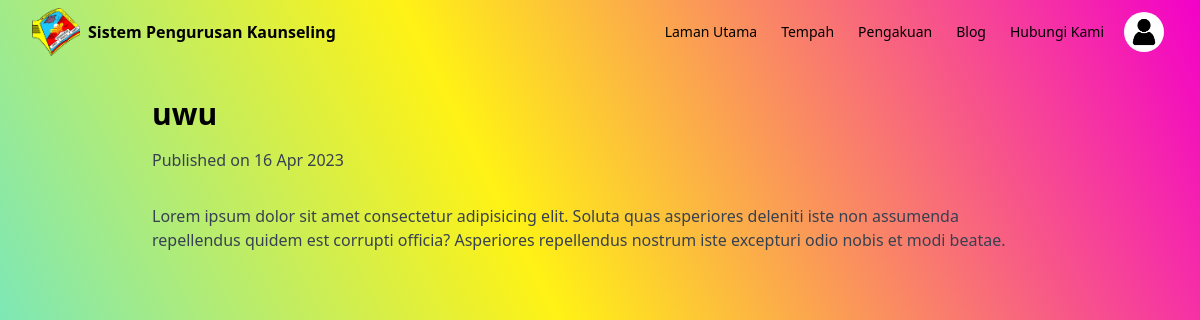
The app's page /blog_post.php?id=30 with its own data.
### tables this page shows
CREATE TABLE `blog_posts` (
  `id` int UNSIGNED NOT NULL,
  `post_title` varchar(255) NOT NULL,
  `post_content` longtext NOT NULL,
  `date_published` datetime DEFAULT CURRENT_TIMESTAMP
);

### blog_post.php (the view, shortened to what this page needs)
<?php
include('Components/db/db_connection.php');
$post_id = $_GET['id'];
$query = "SELECT * FROM blog_posts WHERE id = $post_id LIMIT 1";
$result = mysqli_query($connection, $query);
$row = mysqli_fetch_assoc($result);
$post_title = $row['post_title'];
$post_content = $row['post_content'];
$date_published = date('d M Y', strtotime($row['date_published']));
include('Components/header.php');
include('Components/navbar.php');
?>
<div class="my-8 mx-auto max-w-4xl">
    <div>
        <h2 class="text-3xl font-bold mb-4"><?php echo $post_title; ?></h2>
        <p class="text-gray-700">Published on <?php echo $date_published; ?></p>
    </div>
    <div class="mt-8">
        <p class="text-gray-700"><?php echo $post_content; ?></p>
    </div>
</div>

### components/css/style.css (style rules this page uses)
body { min-height: 100vh; background: linear-gradient(243.47deg, #f300c9 0%, #fff215 50%, #46e3fb 100%); background-repeat: no-repeat; background-size: cover; box-shadow: 0px 4px 4px rgba(0, 0, 0, 0.25); }

### records on screen
blog_posts: post_title "uwu", date_published "16 Apr 2023", post_content "Lorem ipsum dolor sit amet consectetur adipisicing elit. Soluta quas asperiores deleniti iste non assumenda repellendus quidem est corrupti officia? Asperiores repellendus nostrum iste excepturi odio nobis et modi beatae."

### other values on screen
$link['name'] "Laman Utama"
$link['name'] "Tempah"
$link['name'] "Pengakuan"
$link['name'] "Blog"
$link['name'] "Hubungi Kami"
